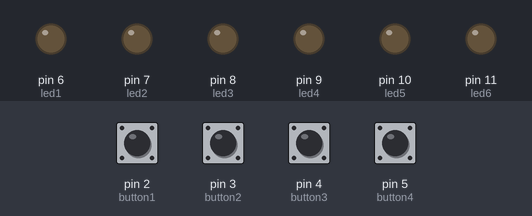
Bench run of a sketch on a simulated Arduino Uno, built with avr-gcc and run on an emulated ATmega328P. Parts: output pins drawn as LEDs (lit = HIGH). Dashed ring = blinking. The inputs (shaded band) are chosen by the test bench; at power-on: pin 2 (button1), pin 3 (button2), pin 4 (button3), pin 5 (button4) LOW.

Above: at 1.2 s.
1.3 s: pin 3 (button2) pulled HIGH for 0.15 s
At 1.4 s:
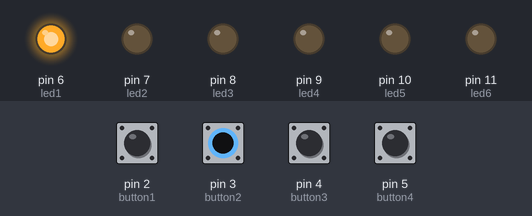
4.3 s: pin 5 (button4) pulled HIGH for 0.15 s
At 5.7 s:
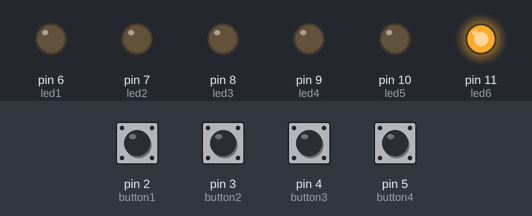
6.2 s: pin 3 (button2) pulled HIGH for 1 s
At 7.2 s:
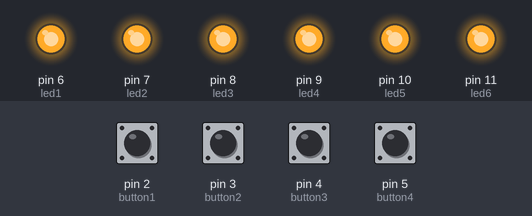
9.2 s: pin 4 (button3) pulled HIGH for 1 s
At 9.3 s:
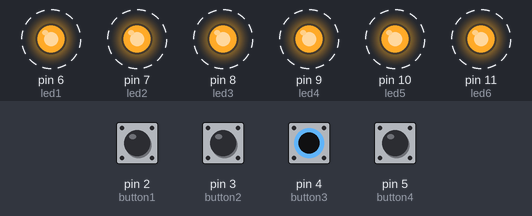
12.2 s: pin 2 (button1) pulled HIGH for 0.15 s
At 13.3 s:
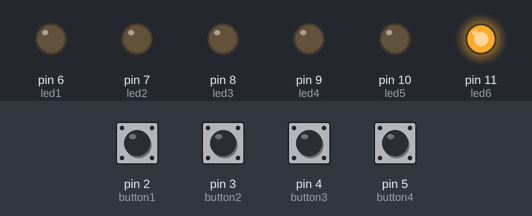
13.8 s: pin 4 (button3) pulled HIGH for 0.15 s
At 15.1 s:
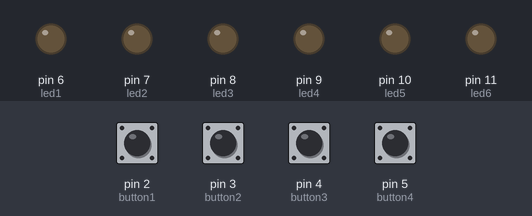
Timing chart, 0 to 16.5 s (numbered marks = the images above; inputs shaded):
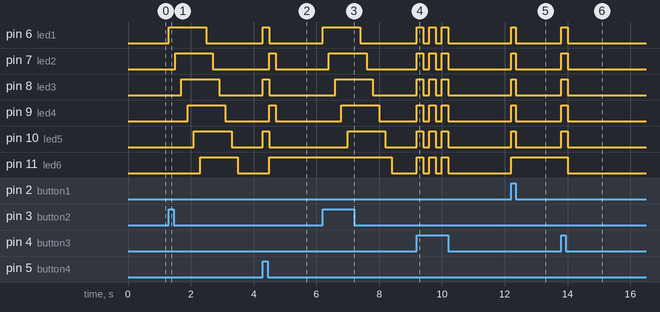

Measured:
- after the input at 1.3 s, pin 6 (led1): LOW → HIGH at once, → LOW 1.2 s later; pin 7 (led2): LOW → HIGH after 0.20 s, → LOW 1.2 s later; pin 8 (led3): LOW → HIGH after 0.40 s, → LOW 1.2 s later; pin 9 (led4): LOW → HIGH after 0.60 s, → LOW 1.2 s later; pin 10 (led5): LOW → HIGH after 0.80 s, → LOW 1.2 s later
- after the input at 4.3 s, pin 6 (led1), pin 8 (led3), pin 10 (led5): LOW → HIGH at once, → LOW 0.20 s later; pin 7 (led2), pin 9 (led4): LOW → HIGH after 0.20 s, → LOW 0.20 s later; pin 11 (led6): LOW → HIGH after 0.20 s
- after the input at 6.2 s, pin 6 (led1): LOW → HIGH at once, → LOW 1.2 s later; pin 7 (led2): LOW → HIGH after 0.20 s, → LOW 1.2 s later; pin 8 (led3): LOW → HIGH after 0.40 s, → LOW 1.2 s later; pin 9 (led4): LOW → HIGH after 0.60 s, → LOW 1.2 s later; pin 10 (led5): LOW → HIGH after 0.80 s, → LOW 1.2 s later
- after the input at 9.2 s, pin 6 (led1), pin 7 (led2), pin 8 (led3), pin 9 (led4), pin 10 (led5), pin 11 (led6): alternates HIGH for 0.20 s and LOW for 0.20 s, 6 changes in all, then stays LOW, starting at once
- after the input at 12.2 s, pin 6 (led1), pin 7 (led2), pin 8 (led3), pin 9 (led4), pin 10 (led5): LOW → HIGH at once, → LOW 0.15 s later; pin 11 (led6): LOW → HIGH at once
- after the input at 13.8 s, pin 6 (led1), pin 7 (led2), pin 8 (led3), pin 9 (led4), pin 10 (led5): LOW → HIGH at once, → LOW 0.20 s later; pin 11 (led6): HIGH → LOW after 0.20 s

The sketch:

4_Buttons_6_LEDS.ino
```cpp
int led1 = 6;
int led2 = 7;
int led3 = 8;
int led4 = 9;
int led5 = 10;
int led6 = 11;
int button1 = 2;
int button2 = 3;
int button3 = 4;
int button4 = 5;
int delayTime = 200;
bool buttonState1;
bool buttonState2;
bool buttonState3;
bool buttonState4;

void setup() {
  pinMode(led1, OUTPUT);
  pinMode(led2, OUTPUT);
  pinMode(led3, OUTPUT);
  pinMode(led4, OUTPUT);
  pinMode(led5, OUTPUT);
  pinMode(led6, OUTPUT);
  pinMode(button1, INPUT);
  pinMode(button2, INPUT);
  pinMode(button3, INPUT);
  pinMode(button4, INPUT);
}

void loop() {
  buttonState1 = digitalRead(button1);
  buttonState2 = digitalRead(button2);
  buttonState3 = digitalRead(button3);
  buttonState4 = digitalRead(button4);
  if (buttonState1 == HIGH)
  {
    digitalWrite(led1, HIGH);
    digitalWrite(led2, HIGH);
    digitalWrite(led3, HIGH);
    digitalWrite(led4, HIGH);
    digitalWrite(led5, HIGH);
    digitalWrite(led6, HIGH);
  }
  else if (buttonState2 == HIGH)
  {
    digitalWrite(led1, HIGH);
    delay (delayTime);
    digitalWrite(led2, HIGH);
    delay (delayTime);
    digitalWrite(led3, HIGH);
    delay (delayTime);
    digitalWrite(led4, HIGH);
    delay (delayTime);
    digitalWrite(led5, HIGH);
    delay (delayTime);
    digitalWrite(led6, HIGH);
    delay (delayTime);
    digitalWrite(led1, LOW);
    delay (delayTime);
    digitalWrite(led2, LOW);
    delay (delayTime);
    digitalWrite(led3, LOW);
    delay (delayTime);
    digitalWrite(led4, LOW);
    delay (delayTime);
    digitalWrite(led5, LOW);
    delay (delayTime);
    digitalWrite(led6, LOW);
    delay (delayTime);
  }
  else if (buttonState3 == HIGH)
  {
    digitalWrite(led1, HIGH);
    digitalWrite(led2, HIGH);
    digitalWrite(led3, HIGH);
    digitalWrite(led4, HIGH);
    digitalWrite(led5, HIGH);
    digitalWrite(led6, HIGH);
    delay(delayTime);
    digitalWrite(led1, LOW);
    digitalWrite(led2, LOW);
    digitalWrite(led3, LOW);
    digitalWrite(led4, LOW);
    digitalWrite(led5, LOW);
    digitalWrite(led6, LOW);

    delay(delayTime);
  }
  else if (buttonState4 == HIGH)
  {
    digitalWrite(led1, HIGH);
    digitalWrite(led2, LOW);
    digitalWrite(led3, HIGH);
    digitalWrite(led4, LOW);
    digitalWrite(led5, HIGH);
    digitalWrite(led6, LOW);
    delay(delayTime);
    digitalWrite(led1, LOW);
    digitalWrite(led2, HIGH);
    digitalWrite(led3, LOW);
    digitalWrite(led4, HIGH);
    digitalWrite(led5, LOW);
    digitalWrite(led6, HIGH);
    delay(delayTime);

  }
  else
  {
    digitalWrite(led1, LOW);
    digitalWrite(led2, LOW);
    digitalWrite(led3, LOW);
    digitalWrite(led4, LOW);
    digitalWrite(led5, LOW);
  }
}
```
